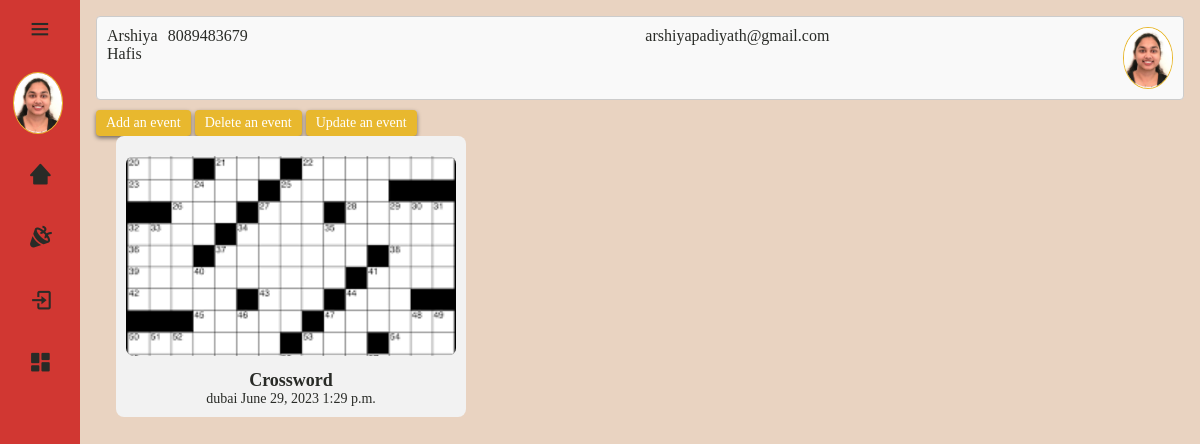
Before: /dashboard/ (signed in) with the older database file.
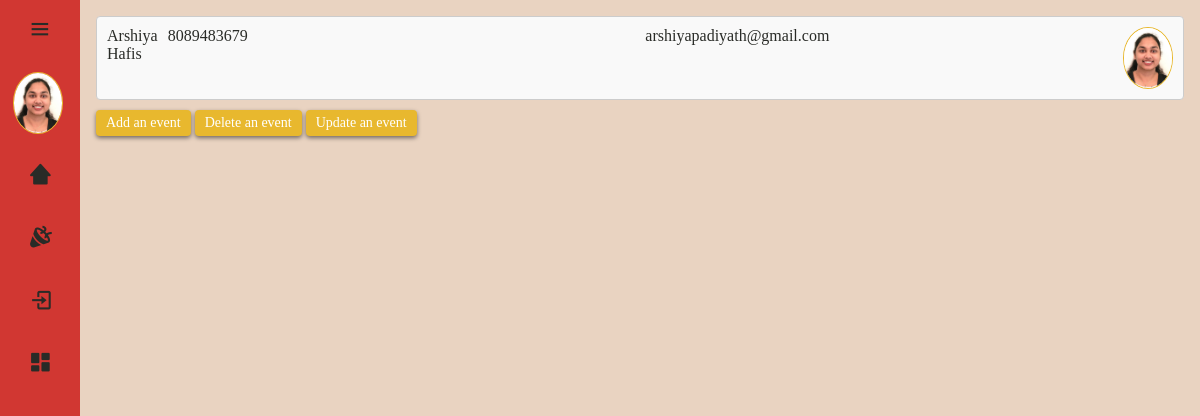
After: the same page with the newer database file.
### ems_app/models.py (models this page shows, shortened)
class UserEvent(models.Model):
    user = models.ForeignKey(User, on_delete=models.CASCADE)
    event = models.ForeignKey(Event, on_delete=models.CASCADE)

class Event(models.Model):
    event_name = models.CharField(max_length=200)
    event_link = models.URLField(max_length=200)
    event_date = models.DateField(null=True)
    event_time = models.TimeField(null=True)
    event_image = models.ImageField(upload_to='images/')
    event_descp = models.TextField()
    event_location = models.TextField()
    user = models.ForeignKey(User, on_delete=models.CASCADE, default=1)

### ems_app/views.py (the view)
# urls.py: path('dashboard/', views.dashboard, name='dashboard'),
def dashboard(request):
    user_events = UserEvent.objects.filter(user=request.user)
    context = {
        'user_events': user_events,
    }
    return render(request, 'dashboard.html', context)

### ems_app/templates/dashboard.html (shortened to what this page needs)
{% extends 'base.html' %}
{% load static %}
{% block content %}
    {% if user.is_authenticated %}
        {% with profile=user.userprofile %}
            {% if profile %}
                <div class="event">
                    <dt>{{profile.user_name}}</dt>
                    <dd>{{profile.user_no}}</dd>
                    <dd>{{user.email}}</dd>
                    <img src="/media/{{ profile.user_pic }}" alt="pp" class="pp">
                </div>
            {% else %}
                <a href="{% url 'add_userdetails' %}" class="add_userdetails">Add Details</a>
            {% endif %}
        {% endwith %}
        {% if user.is_superuser %}
        <div>
            <a class="button-function button-link" href="{% url 'add_event' %}">Add an event</a>
            <a class="button-function button-link" href="{% url 'mod_event' %}">Delete an event</a>
            <a class="button-function button-link" href="{% url 'mod_event' %}">Update an event</a>
          </div>
        {% endif %}
        <div class="event-container">
            {% for user_event in user_events %}
            <a href="#" class="show-details" data-name="{{ user_event.event.event_name }}" data-descp="{{ user_event.event.event_descp }}"
                data-link="{{ user_event.event.event_link }}" data-time="{{ user_event.event.event_time }}" data-date="{{ user_event.event.event_date }}"
                data-location="{{ user_event.event.event_location }}">
                <div class="event-card">
                    <img src="/media/{{ user_event.event.event_image }}" alt="Event Image">
                    <h3 class="event-name">{{ user_event.event.event_name }}</h3>
                    <p class="event-details">
                        <span class="location">{{ user_event.event.event_location }}</span>
                        <span class="date">{{ user_event.event.event_date }}</span>
                        <span class="time">{{ user_event.event.event_time }}</span>
                    </p>
                </div>
            </a>
        {% endfor %}
        </div>
    {% else %}
        <h4>Please log in to access the content.</h4>
        <a href="{% url 'login' %}">Log in</a>
    {% endif %}
{% endblock %}

Changed rows visible on the page:
removed UserEvent: event.event_image (picture), event.event_name "Crossword", event.event_location "dubai", event.event_date "June 29, 2023", event.event_time "1:29 p.m."
